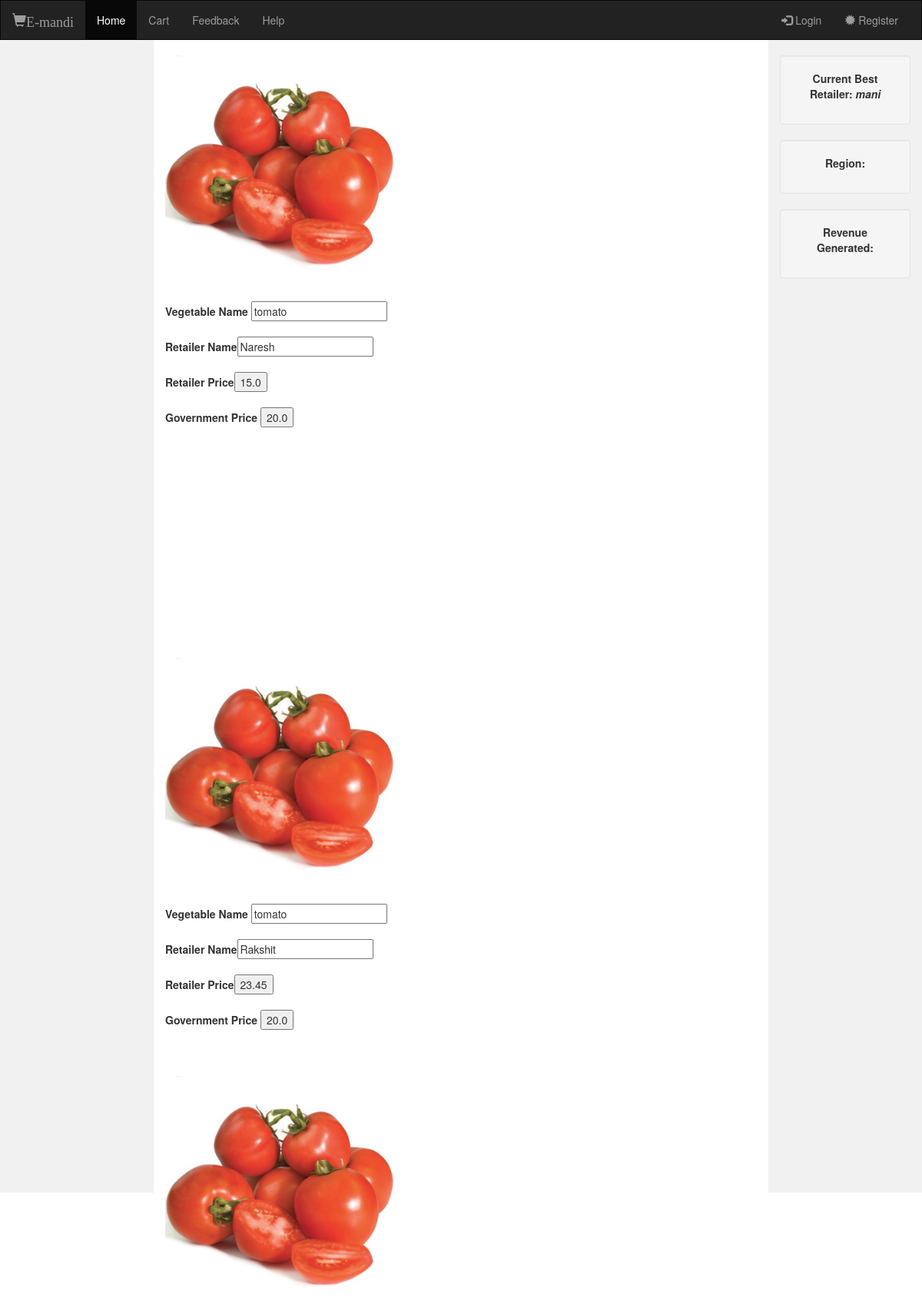
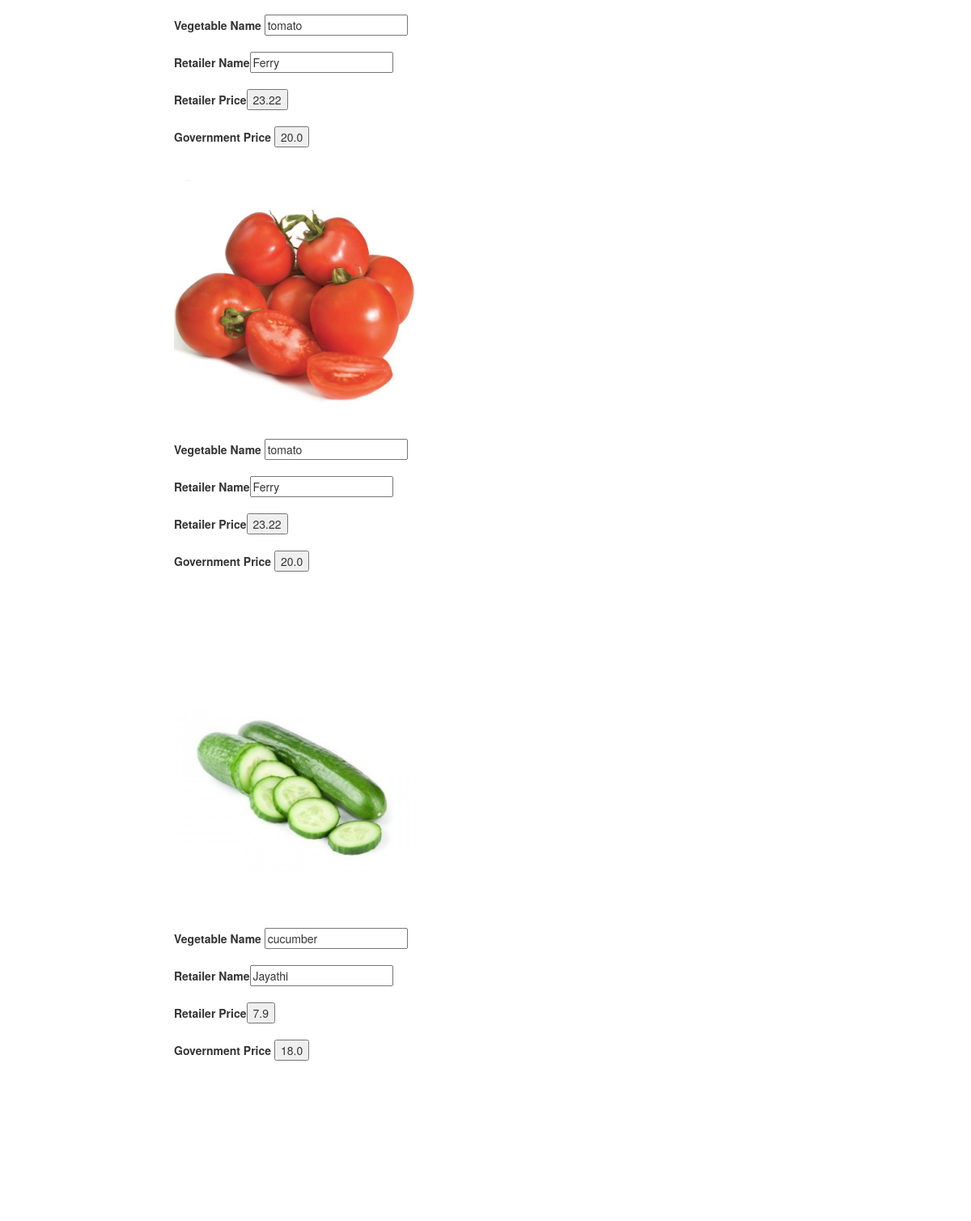
The page / (upper part) on the database its author committed (2 pictures, top to bottom).
### models.py (models this page shows, shortened)
class Retailer(Base):
    __tablename__ = 'Retailer'
    id = db.Column(db.Integer,primary_key=True)
    retailer_name = db.Column(db.String(10))
    vegetable_name = db.Column(db.String(60))
    price = db.Column(db.Float)

class Government(Base):
     __tablename__='Government'
     id = db.Column(db.Integer,primary_key=True)
     vegetable_name = db.Column(db.String(60))
     price = db.Column(db.Integer)

### app.py (the view)
@app.route('/')
def home():
    items = Retailer.query.all()
    w_items = Wholeseller.query.all()
    govt = Government.query.all()
    retailer_list = ['kiran','raju','mani','jayanthi','naresh']
    best_retailer = random.choice(retailer_list)
    total_revenue = 450
    return render_template('pages/index.html',items=items,govt=govt,w_items=w_items,
    best_retailer=best_retailer,total_revenue=total_revenue,order_placed=order_placed)

### templates/pages/index.html (shortened to what this page needs)
<!DOCTYPE html>
<html lang="en">
<head>
  <link rel="stylesheet" href="https://maxcdn.bootstrapcdn.com/bootstrap/3.3.7/css/bootstrap.min.css">
</head>
<body>
<nav class="navbar navbar-inverse">
  <div class="container-fluid">
    <div class="navbar-header">
      <a class="navbar-brand" href="#"><span class="glyphicon glyphicon-shopping-cart">E-mandi</span></a>
    </div>
    <div class="collapse navbar-collapse" id="myNavbar">
      <ul class="nav navbar-nav">
        <li class="active"><a href="#">Home</a></li>
        <li><a href="{{url_for('cart')}}">Cart</a></li>
        <li><a href="{{url_for('feedback')}}">Feedback</a></li>
        <li><a href="static/pages/help.html">Help</a></li>
      </ul>
      <ul class="nav navbar-nav navbar-right">
        {% if not session %}
        <li><a href="{{url_for('login')}}"><span class="glyphicon glyphicon-log-in"></span> Login</a></li>
        <li><a href="{{url_for('register')}}"><span class="glyphicon glyphicon-certificate"></span> Register</a></li>
        {% endif %}
      </ul>
    </div>
  </div>
</nav>
<div class="container-fluid text-center">
  <div class="row content">
    <div class="col-sm-2 sidenav">
    </div>
    <div class="col-sm-8 text-left">
      <div>
	<form method =post action="{{url_for('cart')}}">
		<div id='tomato'>
			{% for item in items %}
			{% if item['vegetable_name'] == 'tomato' %}
  			<img src="static/img/tomato.jpg" height='300px' width='300px'/><br><br>
  			<b>Vegetable Name</b> <input type="text" name="vegetable_name" value="{{ item['vegetable_name'] }}" readonly><br><br>
        <b>Retailer Name</b><input type="text" name="retailer_name" value="{{ item['retailer_name'] }}" readonly><br><br>
  			<b>Retailer Price</b><input type="submit" name="vegetable_price" value="{{ item['price'] }}" readonly><br><br>
        {% for vegetable in govt %}
        {% if vegetable['vegetable_name'] == 'tomato' %}
        <b>Government Price </b><input type="submit" name="govt_price" value="{{ vegetable['price'] }}" readonly><br><br>
        {% endif %}
        {% endfor %}
      {% endif %}<br>
			{% endfor %}
		</div>
  </form><br>
  <form method=post action="{{url_for('cart')}}">
		<div id='cucumber'>
			{% for item in items %}
			{% if item['vegetable_name'] == 'cucumber' %}
  			<img src="static/img/cucumber.jpg" height='300px' width='300px'/><br><br>
  			<b>Vegetable Name</b> <input type="text" name="vegetable_name" value="{{ item['vegetable_name'] }}" readonly><br><br>
  			<b>Retailer Name</b><input type="text" name="retailer_name" value="{{ item['retailer_name'] }}" readonly><br><br>
      	<b>Retailer Price</b><input type="submit" name="vegetable_price" value="{{ item['price'] }}" readonly><br><br>
        {% for vegetable in govt %}
        {% if vegetable['vegetable_name'] == 'cucumber' %}
        <b>Government Price </b><input type="submit" name="govt_price" value="{{ vegetable['price'] }}" readonly><br><br>
        {% endif %}
        {% endfor %}
      {% endif %}<br>
			{% endfor %}
		</div>
	</form><br>
  <br>
  <br>
<br>
	</div>
    </div>
    <div class="col-sm-2 sidenav">
      <div class="well">
        <p><b>Current Best Retailer: <b><i>{{ best_retailer }}</i></p>
      </div>
      <div class="well">
        <p><b>Region:</b> </p>
      </div>
      <div class="well">
        <p><b>Revenue Generated:</b> </p>
      </div>
    </div>
  </div>
</div>
</body>
</html>

### templates/pages/index.html (style rules this page uses)
.navbar { margin-bottom: 0; border-radius: 0; }
.row.content { height: 1500px }
.sidenav { padding-top: 20px; background-color: #f1f1f1; height: 100%; }

### rows shown on the page
Retailer: vegetable_name "tomato", retailer_name "Naresh", vegetable_price "15.0"
Government: govt_price "20.0"
Retailer: vegetable_name "tomato", retailer_name "Rakshit", vegetable_price "23.45"
Retailer: vegetable_name "tomato", retailer_name "Ferry", vegetable_price "23.22"
Retailer: vegetable_name "tomato", retailer_name "Ferry", vegetable_price "23.22"
Retailer: vegetable_name "cucumber", retailer_name "Jayathi", vegetable_price "7.9"
Government: govt_price "18.0"
Retailer: retailer_name "mani"
